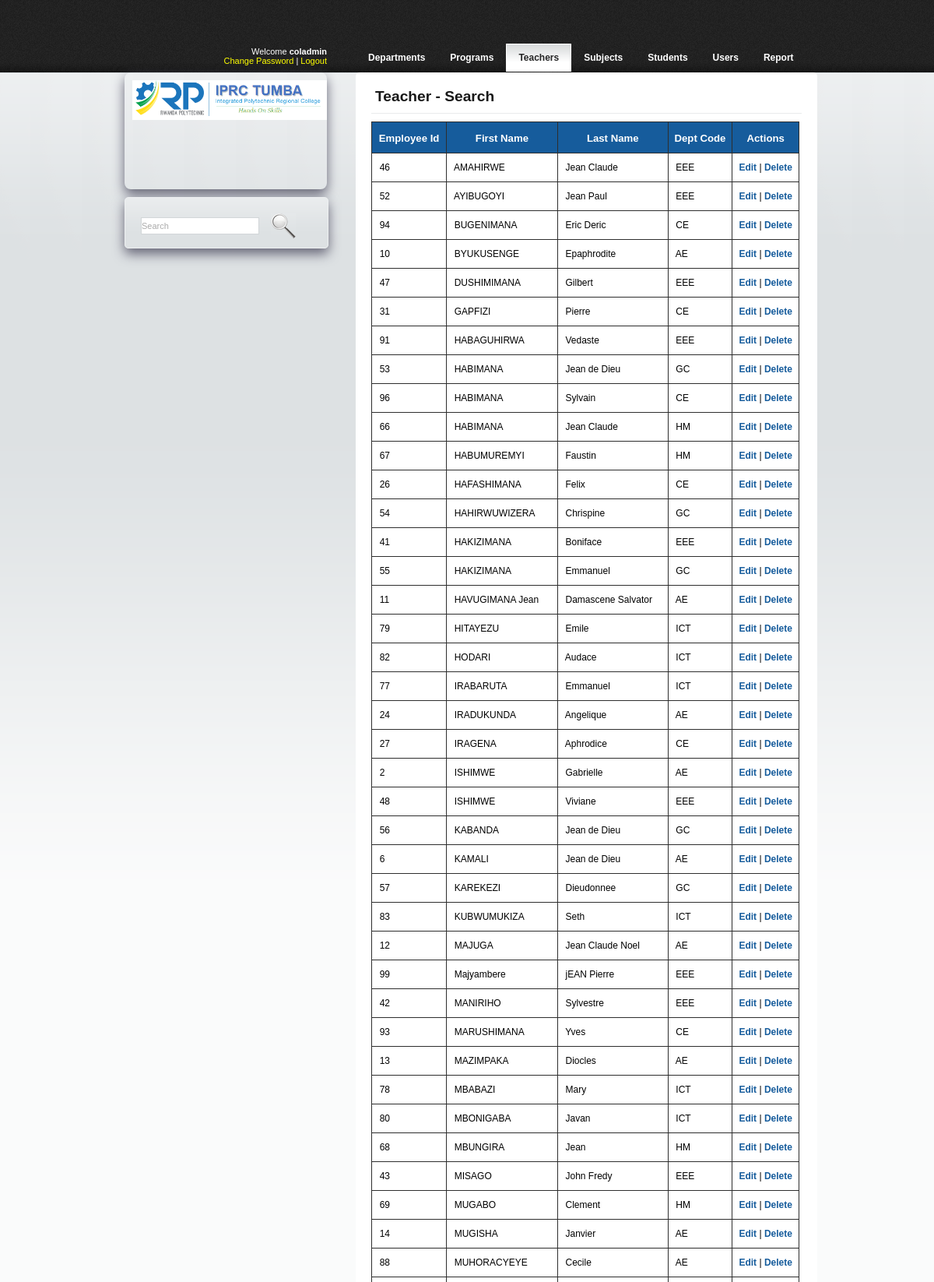
Screenshot of /admin/teachers_search.php (signed in, upper part) with the database file from the repository.
### tables this page shows
CREATE TABLE `tbl_teacher` (
  `teacher_id` int(10) UNSIGNED NOT NULL,
  `teacher_first_name` varchar(30) NOT NULL,
  `teacher_last_name` varchar(30) NOT NULL,
  `teacher_emp_code` varchar(20) DEFAULT NULL,
  `teacher_department_id` int(20) NOT NULL
);

CREATE TABLE `tbl_t_departments` (
  `dpt_id` int(10) UNSIGNED NOT NULL,
  `dpt_code` varchar(10) NOT NULL,
  `dpt_name` varchar(50) NOT NULL
);

### admin/teachers_search.php (the view, shortened to what this page needs)
<?php
require_once("includes/functions.php");
global $connPDO;
?>
<!DOCTYPE html PUBLIC "-//W3C//DTD XHTML 1.0 Transitional//EN" "http://www.w3.org/TR/xhtml1/DTD/xhtml1-transitional.dtd">
<html xmlns="http://www.w3.org/1999/xhtml">
<head>
	<link rel="stylesheet" type="text/css" href="css/style.css" />
</head>
<body>
<div class="main">
	<?php
  		echo plotHeaderMenuInfo("teachers_new.php");
  	?>
  <div class="body">
    <div class="main_body">
		<h2>Teacher - Search</h2>
		<table id='listEntries' width="550" border="1" cellspacing="0" cellpadding="0" bordercolor="#CCCCCC" style="border-collapse:collapse;">
        <?php
			$keyword			=	trim($_GET['keyword']);
			$searchQry		=  "SELECT *  FROM `tbl_teacher` INNER JOIN `tbl_t_departments`ON
				tbl_teacher.teacher_department_id = tbl_t_departments.dpt_id
				WHERE `teacher_first_name` LIKE '%{$keyword}%'
				OR `teacher_last_name` LIKE '%{$keyword}%' ORDER BY `teacher_first_name` ASC";
			$searchRes 		= 	$connPDO->query($searchQry);
			$searchNumRows	=	$searchRes->rowCount();
			if (!$searchNumRows)
			{
	           echo '<tr>
                <td height="30" colspan="3" align="center"><strong style="color:red;">Search Not Found</strong></td>
              </tr>';
			}
			else
			{
		  ?>
		      <tr>
                <th height="30" align="center"><strong>Employee Id</strong></td>
                <th height="30" align="center"><strong>First Name</strong></td>
                <th height="30" align="center"><strong>Last Name</strong></td>
                <th height="30" align="center"><strong>Dept Code</strong></td>
                <th align="center"><strong>Actions</strong></td>
              </tr>
			<?php
			 	while ($searchArr = $searchRes->fetch(PDO::FETCH_ASSOC))
				{
			?>
					<tr>
						<td height="30">&nbsp;
							<?php
								echo $searchArr["teacher_id"];
							?>
						</td>
						<td height="30">&nbsp;
							<?php
								echo $searchArr["teacher_first_name"];
							?>
						</td>
						<td height="30">&nbsp;
							<?php
								echo $searchArr["teacher_last_name"];
							?>
						</td>
						<td height="30">&nbsp;
							<?php
								echo $searchArr["dpt_code"];
							?>
						</td>
						<td align="center">
							<a href="teachers_edit.php?id=<?php echo $searchArr["teacher_id"] ?>&keyword=<?php echo $_GET["keyword"]?>">Edit</a> |
							<a onclick="javascript: return confirm('Sure! Do you want to Delete?');"
							href="teachers_delete.php?id=<?php echo $searchArr["teacher_id"]?>&keyword=<?php $_GET["keyword"]?>">
							Delete
							</a>
						</td>
					</tr>
          <?php
		  		}
			}
		  ?>
        </table>
    </div>
		<?php
			echo plotLogoDiv();
			echo plotSearchDiv('teachers_search.php');
		?>
    </div>
		<br/><br/>
	</div>
<?php
	echo plotFooterDiv();
?>
</body>
</html>

### admin/css/style.css (style rules this page uses)
body { margin:0; padding:0; background: none; width:100%; background:#fafbfb url(../images/bg.gif) top repeat-x; font:12px Arial, Helvetica, sans-serif }
html { padding:0; margin:0; }
.main { width:900px; padding:0; margin:0 auto; }
.body { width:900px; margin:0; padding:0; }
.body h2 { font: normal 24px Arial, Helvetica, sans-serif; color:#181818; padding:10px 5px; margin:10px 0 10px 0; border-bottom:1px solid #e9ebec; }
.body a { color:#d34600; font:bold 12px Arial, Helvetica, sans-serif; text-decoration:none; }
.main_body { width :553px; padding :0 20px; margin :0; float :right; background :#fff; border-radius : 5px; -webkit-transition :-webkit-box-shadow 1s linear; -moz-transition :-moz-box-shadow 1s linear; }
.main_body a { font:bold 11px Arial, Helvetica, sans-serif; color:#0c9ec4; text-decoration:none; }
.main_body h2 { font-family: "Trebuchet MS", sans-serif;font-size: 1.6em;font-weight:bold; }
#listEntries { font-family : "Trebuchet MS", Arial, Helvetica, sans-serif; border-collapse : collapse; -webkit-transition : -webkit-box-shadow 1s linear; -moz-transition : -webkit-box-shadow 1s linear; }
#listEntries td, #listEntries th { font-size:1em; border:1px solid #2E2E2E; padding:3px; }
#listEntries th { font-size:1.1em; text-align:center; padding-top:5px; padding-bottom:4px; background-color:#165C9C; color:#FFF; }
#listEntries a { color:#165C9C; font:bold 12px Arial, Helvetica, sans-serif; text-decoration:none; }

### rows the page displays
tbl_teacher: teacher_id "46", teacher_first_name "AMAHIRWE", teacher_last_name "Jean Claude", tbl_t_departments.dpt_code "EEE"
tbl_teacher: teacher_id "52", teacher_first_name "AYIBUGOYI", teacher_last_name "Jean Paul", tbl_t_departments.dpt_code "EEE"
tbl_teacher: teacher_id "94", teacher_first_name "BUGENIMANA", teacher_last_name "Eric Deric", tbl_t_departments.dpt_code "CE"
tbl_teacher: teacher_id "10", teacher_first_name "BYUKUSENGE", teacher_last_name "Epaphrodite", tbl_t_departments.dpt_code "AE"
tbl_teacher: teacher_id "47", teacher_first_name "DUSHIMIMANA", teacher_last_name "Gilbert", tbl_t_departments.dpt_code "EEE"
tbl_teacher: teacher_id "31", teacher_first_name "GAPFIZI", teacher_last_name "Pierre", tbl_t_departments.dpt_code "CE"
tbl_teacher: teacher_id "91", teacher_first_name "HABAGUHIRWA", teacher_last_name "Vedaste", tbl_t_departments.dpt_code "EEE"
tbl_teacher: teacher_id "53", teacher_first_name "HABIMANA", teacher_last_name "Jean de Dieu", tbl_t_departments.dpt_code "GC"
tbl_teacher: teacher_id "96", teacher_first_name "HABIMANA", teacher_last_name "Sylvain", tbl_t_departments.dpt_code "CE"
tbl_teacher: teacher_id "66", teacher_first_name "HABIMANA", teacher_last_name "Jean Claude", tbl_t_departments.dpt_code "HM"
tbl_teacher: teacher_id "67", teacher_first_name "HABUMUREMYI", teacher_last_name "Faustin", tbl_t_departments.dpt_code "HM"
tbl_teacher: teacher_id "26", teacher_first_name "HAFASHIMANA", teacher_last_name "Felix", tbl_t_departments.dpt_code "CE"
tbl_teacher: teacher_id "54", teacher_first_name "HAHIRWUWIZERA", teacher_last_name "Chrispine", tbl_t_departments.dpt_code "GC"
tbl_teacher: teacher_id "41", teacher_first_name "HAKIZIMANA", teacher_last_name "Boniface", tbl_t_departments.dpt_code "EEE"
tbl_teacher: teacher_id "55", teacher_first_name "HAKIZIMANA", teacher_last_name "Emmanuel", tbl_t_departments.dpt_code "GC"
tbl_teacher: teacher_id "11", teacher_first_name "HAVUGIMANA Jean", teacher_last_name "Damascene Salvator", tbl_t_departments.dpt_code "AE"
tbl_teacher: teacher_id "79", teacher_first_name "HITAYEZU", teacher_last_name "Emile", tbl_t_departments.dpt_code "ICT"
tbl_teacher: teacher_id "82", teacher_first_name "HODARI", teacher_last_name "Audace", tbl_t_departments.dpt_code "ICT"
tbl_teacher: teacher_id "77", teacher_first_name "IRABARUTA", teacher_last_name "Emmanuel", tbl_t_departments.dpt_code "ICT"
tbl_teacher: teacher_id "24", teacher_first_name "IRADUKUNDA", teacher_last_name "Angelique", tbl_t_departments.dpt_code "AE"
tbl_teacher: teacher_id "27", teacher_first_name "IRAGENA", teacher_last_name "Aphrodice", tbl_t_departments.dpt_code "CE"
tbl_teacher: teacher_id "2", teacher_first_name "ISHIMWE", teacher_last_name "Gabrielle", tbl_t_departments.dpt_code "AE"
tbl_teacher: teacher_id "48", teacher_first_name "ISHIMWE", teacher_last_name "Viviane", tbl_t_departments.dpt_code "EEE"
tbl_teacher: teacher_id "56", teacher_first_name "KABANDA", teacher_last_name "Jean de Dieu", tbl_t_departments.dpt_code "GC"
tbl_teacher: teacher_id "6", teacher_first_name "KAMALI", teacher_last_name "Jean de Dieu", tbl_t_departments.dpt_code "AE"
tbl_teacher: teacher_id "57", teacher_first_name "KAREKEZI", teacher_last_name "Dieudonnee", tbl_t_departments.dpt_code "GC"
tbl_teacher: teacher_id "83", teacher_first_name "KUBWUMUKIZA", teacher_last_name "Seth", tbl_t_departments.dpt_code "ICT"
tbl_teacher: teacher_id "12", teacher_first_name "MAJUGA", teacher_last_name "Jean Claude Noel", tbl_t_departments.dpt_code "AE"
tbl_teacher: teacher_id "99", teacher_first_name "Majyambere", teacher_last_name "jEAN Pierre", tbl_t_departments.dpt_code "EEE"
tbl_teacher: teacher_id "42", teacher_first_name "MANIRIHO", teacher_last_name "Sylvestre", tbl_t_departments.dpt_code "EEE"
tbl_teacher: teacher_id "93", teacher_first_name "MARUSHIMANA", teacher_last_name "Yves", tbl_t_departments.dpt_code "CE"
tbl_teacher: teacher_id "13", teacher_first_name "MAZIMPAKA", teacher_last_name "Diocles", tbl_t_departments.dpt_code "AE"
tbl_teacher: teacher_id "78", teacher_first_name "MBABAZI", teacher_last_name "Mary", tbl_t_departments.dpt_code "ICT"
tbl_teacher: teacher_id "80", teacher_first_name "MBONIGABA", teacher_last_name "Javan", tbl_t_departments.dpt_code "ICT"
tbl_teacher: teacher_id "68", teacher_first_name "MBUNGIRA", teacher_last_name "Jean", tbl_t_departments.dpt_code "HM"
tbl_teacher: teacher_id "43", teacher_first_name "MISAGO", teacher_last_name "John Fredy", tbl_t_departments.dpt_code "EEE"
tbl_teacher: teacher_id "69", teacher_first_name "MUGABO", teacher_last_name "Clement", tbl_t_departments.dpt_code "HM"
tbl_teacher: teacher_id "14", teacher_first_name "MUGISHA", teacher_last_name "Janvier", tbl_t_departments.dpt_code "AE"
tbl_teacher: teacher_id "88", teacher_first_name "MUHORACYEYE", teacher_last_name "Cecile", tbl_t_departments.dpt_code "AE"

### other values shown
$_SESSION['u_utype'] "coladmin"
$menuName "Departments"
$menuName "Programs"
$menuName "Teachers"
$menuName "Subjects"
$menuName "Students"
$menuName "Users"
$menuName "Report"
